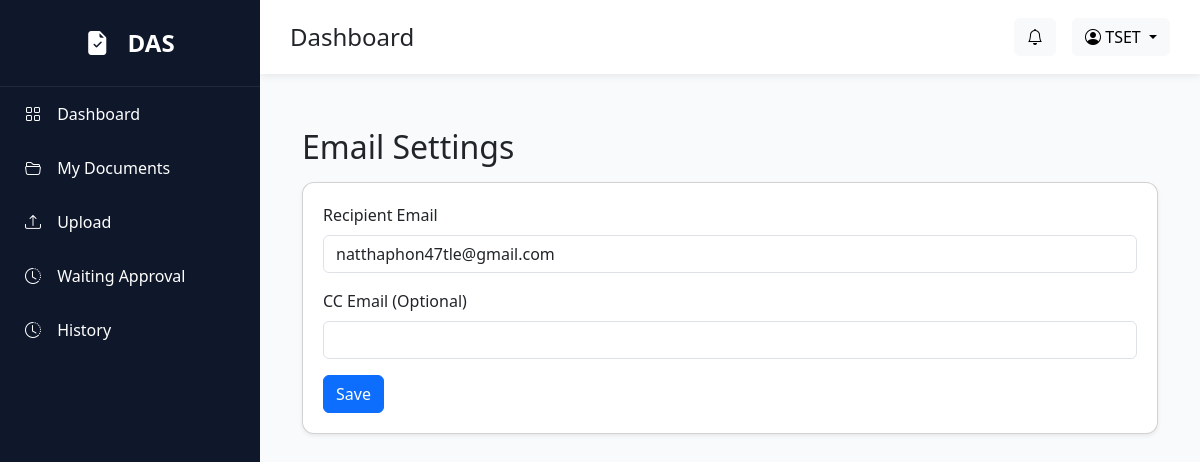
The page /settings (signed in) on the database its author committed.
### models/user.py (models this page shows)
class User(UserMixin, db.Model):
    __tablename__ = "users"
    id = db.Column(db.Integer, primary_key=True)
    employee_id = db.Column(db.String(20), unique=True, nullable=False)
    fullname = db.Column(db.String(200), nullable=False)
    username = db.Column(db.String(100), unique=True)
    password = db.Column(db.String(255), nullable=False)
    email = db.Column(db.String(150))
    department = db.Column(db.String(100))
    position = db.Column(db.String(100))
    role = db.Column(db.String(50), default="Employee")
    status = db.Column(db.String(20), default="Active")
    created_at = db.Column(db.DateTime, default=datetime.utcnow)
    approval_steps = db.relationship(
        "ApprovalStep",
        backref="approver",
        lazy=True
    )

### models/email_setting.py (models this page shows)
class EmailSetting(db.Model):
    __tablename__ = "email_settings"
    id = db.Column(db.Integer, primary_key=True)
    recipient_email = db.Column(
        db.String(255),
        nullable=False
    )
    cc_email = db.Column(
        db.String(255),
        nullable=True
    )
    updated_at = db.Column(
        db.DateTime,
        default=datetime.utcnow,
        onupdate=datetime.utcnow
    )

### routes/settings.py (the view)
@settings_bp.route("/settings", methods=["GET", "POST"])
def settings():
    email_setting = EmailSetting.query.first()
    if request.method == "POST":
        email_setting.recipient_email = request.form["recipient_email"]
        email_setting.cc_email = request.form["cc_email"]
        db.session.commit()
        flash("Email settings updated successfully.", "success")
        return redirect("/settings")
    return render_template(
        "settings/index.html",
        email_setting=email_setting
    )

### app.py (called while the page is built)
@login_manager.user_loader
def load_user(user_id):
    return User.query.get(int(user_id))

### templates/settings/index.html
{% extends "layout/base.html" %}
{% block content %}
<div class="container mt-4">
    <h2>Email Settings</h2>
    <form method="POST">
    <div class="card shadow-sm mt-3">
        <div class="card-body">
            <label class="form-label">
                Recipient Email
            </label>
            <input
                type="email"
                class="form-control"
                name="recipient_email"
                value="{{ email_setting.recipient_email }}"
                required
            >
            <label class="form-label mt-3">
                CC Email (Optional)
            </label>
            <input
                type="email"
                class="form-control"
                name="cc_email"
                value="{{ email_setting.cc_email or '' }}"
            >
            <button
                class="btn btn-primary mt-3">
                Save
            </button>
        </div>
    </div>
</form>
{% endblock %}

### templates/layout/base.html (shortened to what this page needs)
<!DOCTYPE html>
<html lang="en">
<head>
    <link href="https://cdn.jsdelivr.net/npm/bootstrap@5.3.7/dist/css/bootstrap.min.css" rel="stylesheet">
    <link href="https://cdn.jsdelivr.net/npm/bootstrap-icons@1.11.3/font/bootstrap-icons.min.css" rel="stylesheet">
    <link rel="stylesheet" href="{{ url_for('static', filename='css/style.css') }}">
</head>
<body>
    <div class="wrapper">
        <div class="sidebar d-none d-lg-block">
            <div class="logo">
                <i class="bi bi-file-earmark-check-fill"></i>
                DAS
            </div>
            <a href="/dashboard">
                <i class="bi bi-grid"></i>
                Dashboard
            </a>
            <a href="/documents">
                <i class="bi bi-folder2-open"></i>
                My Documents
            </a>
            <a href="/documents/create">
                <i class="bi bi-upload"></i>
                Upload
            </a>
            <a href="/documents/waiting">
                <i class="bi bi-clock-history"></i>
                Waiting Approval
            </a>
            <a href="/history">
                <i class="bi bi-clock-history"></i>
                History
            </a>
        </div>
        <div class="main">
            <div class="topbar">
                <div class="d-flex align-items-center">
                    <h4 class="mb-0">
                        {% block page_title %}
                        Dashboard
                        {% endblock %}
                    </h4>
                </div>
                <div class="d-flex align-items-center gap-3">
                    <button class="btn btn-light position-relative">
                        <i class="bi bi-bell"></i>
                    </button>
                    <div class="dropdown">
                        <button class="btn btn-light dropdown-toggle" data-bs-toggle="dropdown">
                            <i class="bi bi-person-circle"></i>
                            {{ current_user.employee_id }}
                        </button>
                    </div>
                </div>
            </div>
            <div class="content">
                {% block content %}
                {% endblock %}
            </div>
        </div>
    </div>
</body>
</html>

### static/css/style.css (style rules this page uses)
* { margin: 0; padding: 0; box-sizing: border-box; font-family: 'Segoe UI', sans-serif; }
body { background: #F8FAFC; }
.wrapper { display: flex; }
.sidebar { width: 260px; height: 100vh; background: #0F172A; color: white; position: fixed; }
.logo { padding: 25px; font-size: 24px; font-weight: bold; text-align: center; border-bottom: 1px solid #1E293B; }
.sidebar a { color: white; text-decoration: none; display: block; padding: 15px 25px; transition: .3s; }
.sidebar i { margin-right: 12px; }
.main { margin-left: 260px; width: 100%; }
.topbar { background: white; padding: 18px 30px; display: flex; justify-content: space-between; align-items: center; box-shadow: 0 2px 8px rgba(0, 0, 0, .08); }
.content { padding: 30px; }
.card { border-radius: 12px; }
.card-body { padding: 20px; }

### rows shown on the page
User: employee_id "TSET"
EmailSetting: recipient_email "natthaphon47tle@gmail.com"
